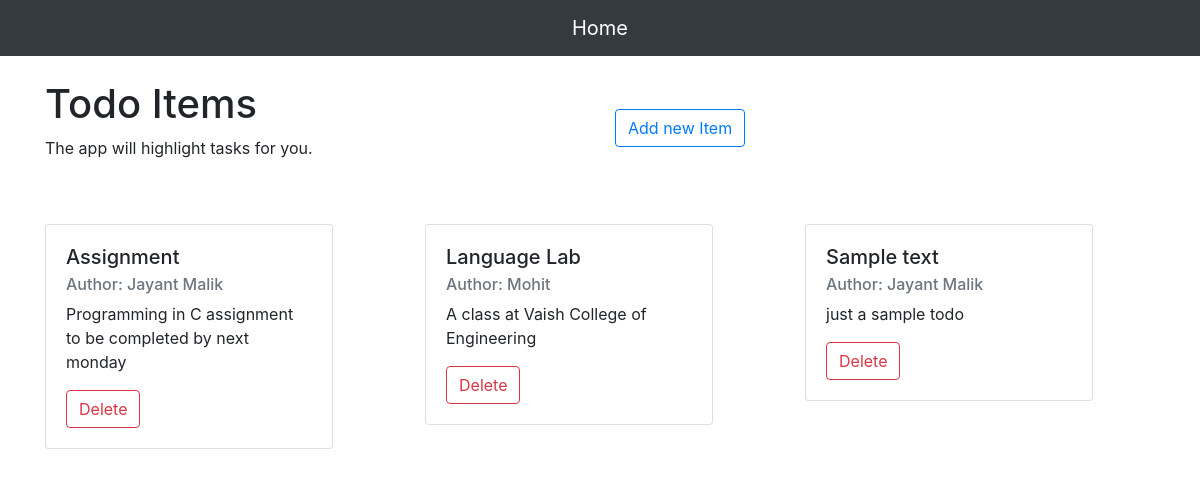
The page /todos/ on the database its author committed.
### todos/models.py (models this page shows)
class TodoItem(models.Model):
    title = models.CharField(max_length=30)
    author = models.CharField(max_length=20)
    description = models.CharField(max_length=255)

### todos/views.py (the view)
# urls.py: path('', index)
def index(request):
    allTodos = TodoItem.objects.all()
    return render(request, 'index.html', {'todos': allTodos})

### todos/templates/index.html (shortened to what this page needs)
{% extends 'base.html' %}
{% block header %}
    <nav class="navbar navbar-dark bg-dark navbar-expand-md">
        <a href="/" class="navbar-brand mx-auto">Home</a>
    </nav>
{% endblock %}
{% block main %}
    <div class="container mt-4">
        <div class="row">
            <div class="col">
                <h1>Todo Items</h1>
                <p>The app will highlight tasks for you.</p>
            </div>
            <div class="col mx-auto my-auto">
                <button class="btn btn-outline-primary" data-toggle="modal" data-target="#new" role="button">Add new
                    Item
                </button>
            </div>
        </div>
        <div class="row">
            {% for todo in todos %}
                <div class="col mt-5">
                    <div class="card" style="width: 18rem;">
                        <div class="card-body">
                            <h5 class="card-title">{{ todo.title }}</h5>
                            <h6 class="card-subtitle mb-2 text-muted">Author: {{ todo.author }}</h6>
                            <p class="card-text">{{ todo.description }}</p>
                            <form action="/todos/delete/{{ todo.id }}" method="post">{% csrf_token %}
                                <input type="submit" class="card-link btn btn-outline-danger" value="Delete">
                            </form>
                        </div>
                    </div>
                </div>
            {% endfor %}
        </div>
    </div>
{% endblock %}

### templates/base.html (shortened to what this page needs)
<!DOCTYPE html>
<html lang="en" dir="ltr">
<head>
    <link rel="stylesheet" href="https://stackpath.bootstrapcdn.com/bootstrap/4.3.1/css/bootstrap.min.css"
>
</head>
<body>
<header>
    {% block header %}
    {% endblock %}
</header>
<main>
    {% block main %}
    {% endblock %}
</main>
</body>
</html>

### rows shown on the page
TodoItem: title "Assignment", author "Jayant Malik", description "Programming in C assignment to be completed by next monday"
TodoItem: title "Language Lab", author "Mohit", description "A class at Vaish College of Engineering"
TodoItem: title "Sample text", author "Jayant Malik", description "just a sample todo"
